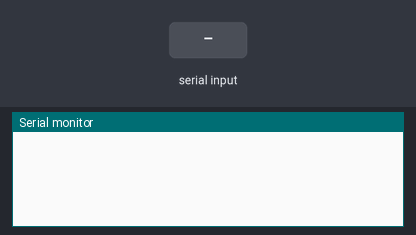
A sketch run on a simulated Arduino Uno, built with avr-gcc and run on an emulated ATmega328P. On the bench: the last lines printed to the serial monitor. The test bench sets the inputs (shaded band).

Above: at 1.2 s.
1.3 s: "90,45\n" received over Serial
At 2.1 s:
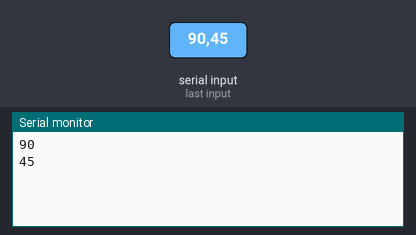
2.8 s: "30,150\n" received over Serial
At 4.3 s:
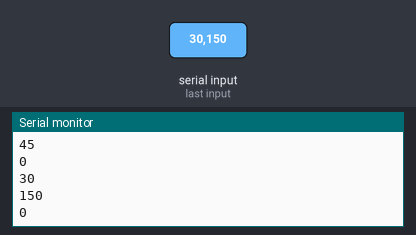
Timing chart, 0 to 5.8 s (numbered marks = the images above; inputs shaded):
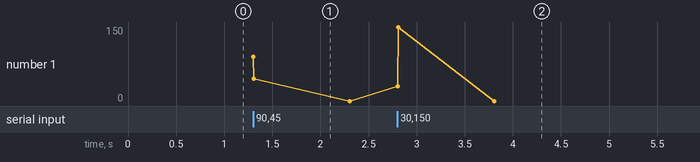

Measured:
- after the input at 1.3 s, the serial monitor: prints a new line at once (image 1)
- after the input at 2.8 s, the serial monitor: prints a new line at once (image 2)

The sketch:

test_serial_read_string.ino
```cpp
String datafromUser = "a";

void setup() {
  // put your setup code here, to run once:
  Serial.begin(9600);
}

void loop() {
  // put your main code here, to run repeatedly:
  if(Serial.available() > 0)
  {
    datafromUser=Serial.parseInt();
    Serial.println(datafromUser);
  }
}
```
